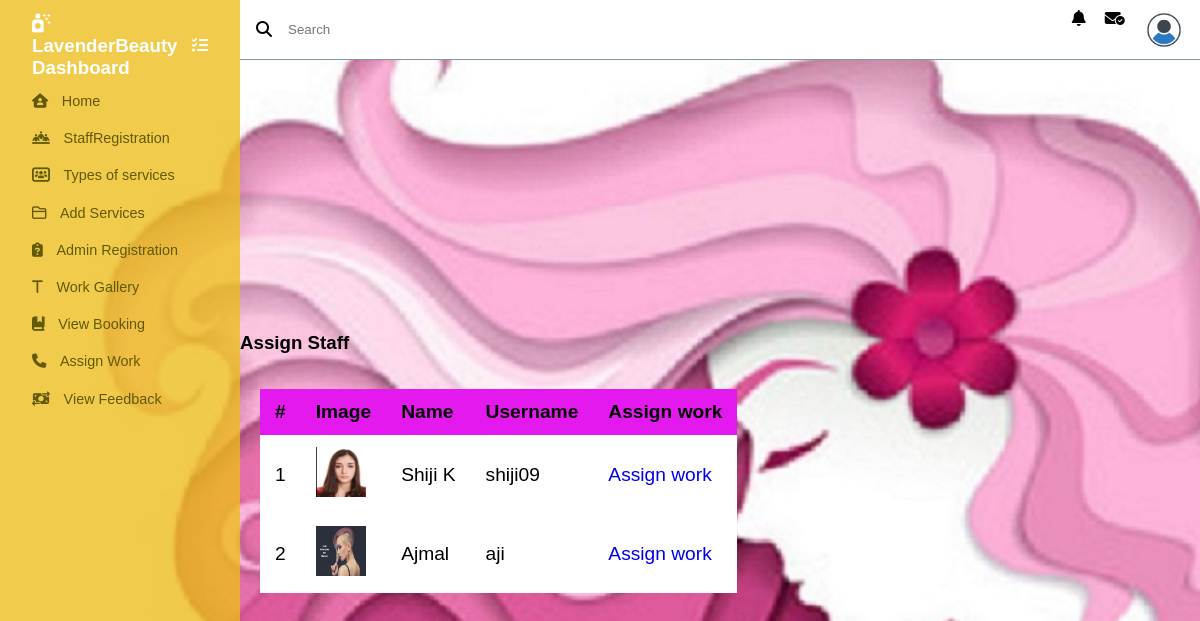
Page /adminboutique/stafflist/1 on the committed database.
### Admin/models.py (models this page shows)
class tbl_staffreg(models.Model):
    name=models.CharField(max_length=40)
    username=models.CharField(max_length=40)
    phone=models.CharField(max_length=45)
    email=models.CharField(max_length=40)
    gender=models.CharField(max_length=45)
    password=models.CharField(max_length=45)
    doj=models.DateField(auto_now_add=True,null=True)
    image=models.FileField(upload_to="Shoppic/")
    photo=models.FileField(upload_to="Shoppic/")

### Admin/views.py (the view)
# urls.py: path('stafflist/<int:eid>',views.stafflist,name="stafflist"),
def stafflist(request,eid):
    stf_data=tbl_staffreg.objects.all()
    bookingdata=tbl_bookingservice.objects.get(id=eid)
    bid=bookingdata.id
    request.session["bkid"]=bid
    return render(request,'Admin/Assignstaff.html',{'stf_data':stf_data})

### Admin/Templates/Admin/Assignstaff.html (shortened to what this page needs)
{% extends 'Admin/Header.html' %}
{% load static %}
{% block content%}
<!DOCTYPE html>
<html lang="en">
<head>
</head>
<body>
    <h3>Assign Staff</h3>
    <table class="content-table">
        <tr>
            <th>#</th>
            <th>Image</th>
            <th>Name</th>
            <th>Username</th>
            <th>Assign work</th>
        </tr>
        {% for l in stf_data %}
        <tr>
            <td>{{forloop.counter}}</td>
            <td><img src="{{l.image.url}}" width="50" height="50"></td>
            <td>{{l.name}}</td>
            <td>{{l.username}}</td>
            <td><a href="{% url 'adminboutique:assignstaff' l.id %}">Assign work</a></td>
        </tr>
        {% endfor %}
    </table>
</body>
</html>
{% endblock content %}

### rows in the picture
tbl_staffreg: image (picture), name "Shiji K", username "shiji09"
tbl_staffreg: image (picture), name "Ajmal", username "aji"
